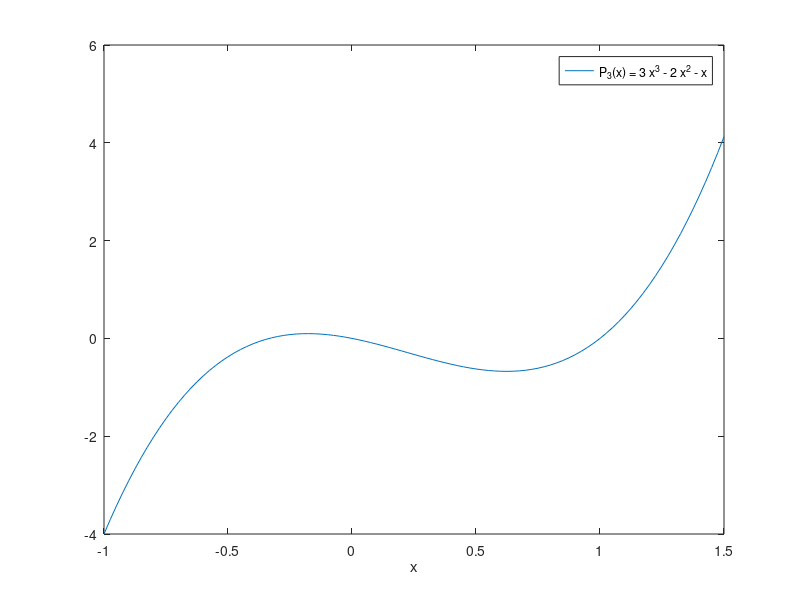
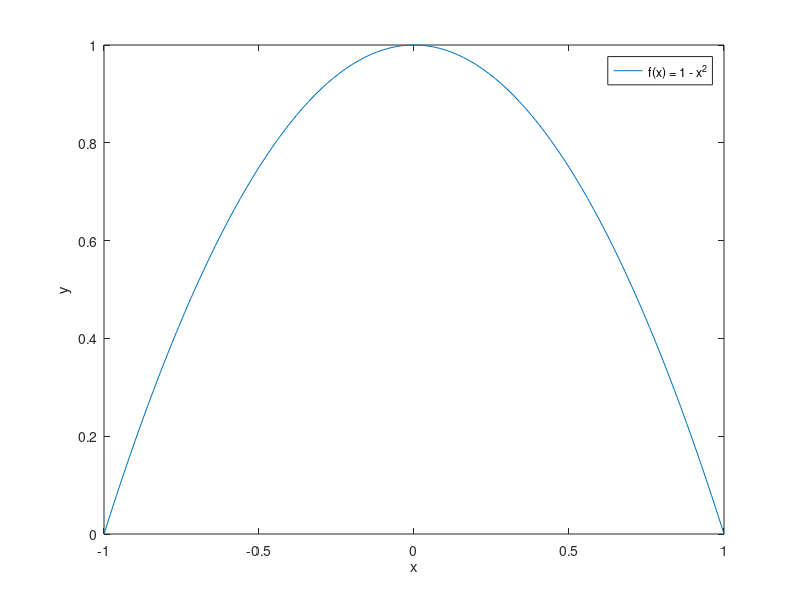
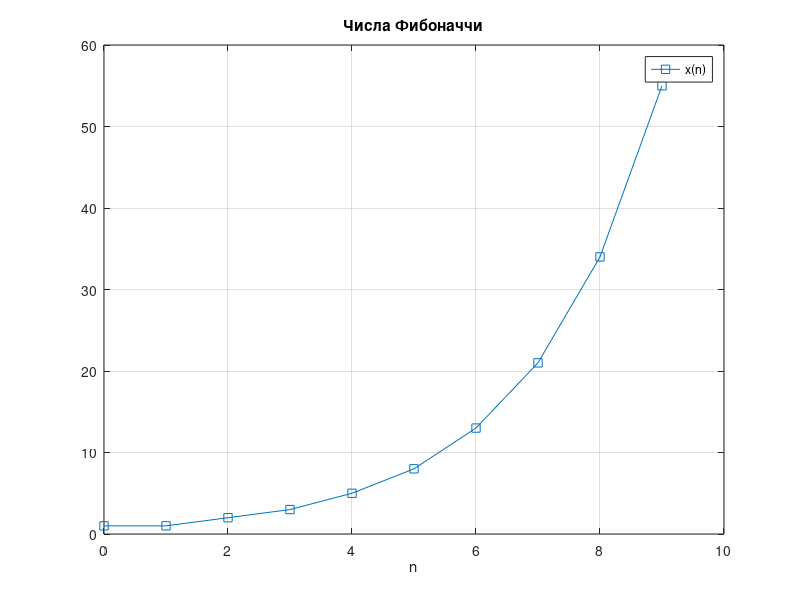
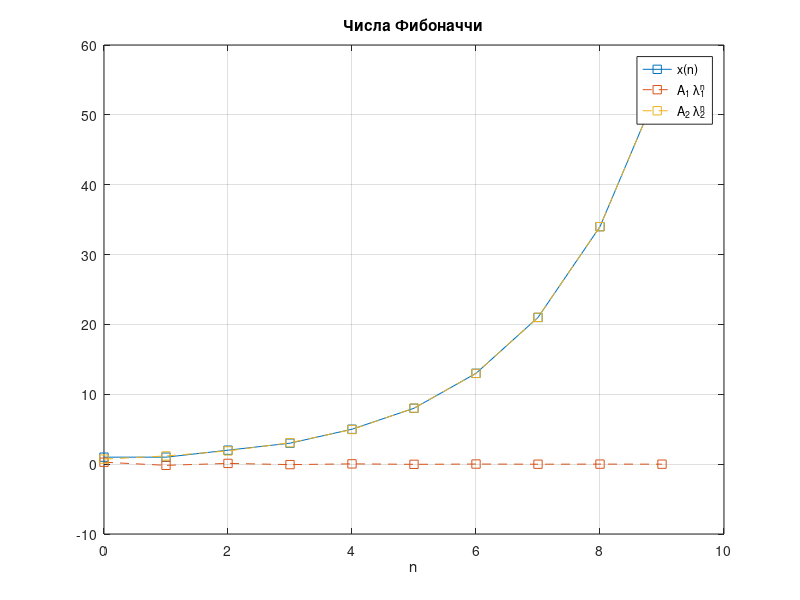

The MATLAB source for these figures, in order:
%% Введение в Matlab
% Семинар №1,
% 6 сентября 2023г.

%% Контакты
% *Шемендюк* Александр Андреевич , аспирант _Университета Лозанны_
% 
% |email| : alex.shemendyuk@gmail.com
% 
% |Smart LMS| : <https://edu.hse.ru/course/view.php?id=162488>
% 
% |GitHub|: <https://github.com/AlexShem/advanced_calculus_2023>

%% Установка Матлаба
% 
% Информация по *установке* Матлаба для студентов НИУ ВШЭ доступна по ссылке:
% <https://matlabsupport.ru/>
% 
% *Шпаргалки* (CheatSheats) по Матлабу: 
% <https://hub.exponenta.ru/post/shpargalka-po-bazovym-funktsiyam-matlab414 на русском>, 
% <https://www.mathworks.com/matlabcentral/fileexchange/47533-cheatsheet-pdf на английском>.

%% Запуск и настройка
% Настройки Матлаба досупны в разделе Preferences.
% 
% <<../Figures/fig1_preferences_find.PNG>>
% 
% Самые практичные разделы: 
% 
% # *Display* : для удобного отображения окна с кодом
% # *Fonts* : для изменение размера шрифта
% 
% <<../Figures/fig2_preferences_suggested.PNG>>
% 
%% Переменные и операции над ними
% Создадим две переменные и проведем некоторые операции над ними.
a = 2; % Этот знак используется для комментариев
b = pi; % Число $\pi$

a + b
b/a
sqrt(a)
disp(a^5)

%% Вектора и матрицы
% 
% Вектора могут быть строками и столбцами

a = [1, 2, 3] % Вектор строка
b = [1; 4; 7] % Вектор столбец

%%
% Вектора можно создавать несколькими способами: 

a = 1:3;    % Вектор строка, элементы от 1 до 3 с шагом 1
b = 1:3:7;  % Вектор строка, элементы от 1 до 7 с шагом 3

%%
% Матрица задается похожим способом, используя |,| и |;| .

A = [1 3; 2, 4]

%%
% *Индексация* номеров элементов в Матлабе начинается *с 1* . Поэтому, чтобы
% "достать" 2ой элемент вектора |b|, мы пишем
b(2) % Должно быть равно 4

%%
% Другие варианты:
b(1:2) % С 1го по 2ой элементы вектора

%%
b([1, 3]) % Конкретно 1ый и 3ий элементы вектора

%%
b([true, false, true]) % Логический вектор должен быть такого же размера, что и сам вектор b

%%
% Для матриц появляется второй аргумент для индексации. Вытащим элемент
% матрицы |A|
A
%%
% который стоит на 2ой строке на 1ом столбце
A(2, 1)
%%
A(1, :) % 1ая строка, все столбцы
%%
A(:, 2) % все строки, 2ой столбец
%%
A(1, 1:2) % 1ая сторка, столбцы с 1го по 2ой

%% Удаление переменных
% Используйте команду |clear| , чтобы удалить все переменные из рабочего
% пространства ( _Workspace_ ).
whos    % Отобразяться все доступные переменные
clear   % или можно: clear all
whos    % Переменных больше нет, отображаться нечему

%% 
% Команда |clc| очищает коммандное окно ( _Command Window_ )
clc

%% Комплексные числа
% *Инициализация* комплексных чисел
z_1 = complex(2, 3) % Re(z_1) = 2, Im(z_1) = 3
z_2 = 3 + 4i
z_3 = 2*exp(1i * pi/3)

%%
% *Модуль* и *аргумент* комплексного числа

% num2str(z) -- трансформирует число z в формат "строка"
disp(['Модуль z_3: ' num2str(abs(z_3))])
disp(['Аргумент z_3: ' num2str(angle(z_3))])
disp(['pi/3 = ' num2str(pi/3)])

%% График произвольной функции
% Требуется построить график заданной функции $f(x)$ (пусть она непрерывна на
% множестве $X$).
% 
% В таких случаях мы таким же образом создаем сетку на множестве $X$ и
% вычисляем значения функции $f(x)$ в этих точках.
%
% Рассмотрим функцию $f(x) = 1 - x^2$ на отрезке $[-1, 1]$.

x = linspace(-1, 1, 101);
f = 1 - x.^2;

figure(2);
plot(x, f);
xlabel('x'); ylabel('y');
legend('f(x) = 1 - x^2');

%% График многочлена
% Пусть задан многочлен степени $n$
% 
% $$P_n(x) = p_n x^n + p_{n-1} x^{n-1} + \ldots + p_1 x + p_0,$$
% 
% где $a_1 \neq 0$, см.
% <https://ch.mathworks.com/help/matlab/math/create-and-evaluate-polynomials.html создание и вычисление многочленов>.
% Необходимо построить его график на заднном сегменте $X \subset R$.
% 
% Рассмотрим $P_3(x) = 3 x^3 - 2 x^2 - x$ на отрезке $X = [-1, 1.5]$. Для
% этого создадим равномерную сетку |х| (т.е. с постоянным шагом) от -1 до
% 1.5 используя
% <https://www.mathworks.com/help/releases/R2020b/matlab/ref/linspace.html
% linspace>, и вычислим значения многочлена в каждой из этих точек с
% помощью <https://www.mathworks.com/help/releases/R2020b/matlab/ref/polyval.html polyval>.

p = [3 -2 -1 0];                % задаем коэффициенты многочлена
x = linspace(-1, 1.5, 101);     % linspace(from, to, num_of_points)
P = polyval(p, x);              % polyval(polynomial, at_what_points)

figure(1);      % Открываем окно, в котором будем рисовать график
plot(x, P);     % Рисуем линию
xlabel('x');    % Подпись к оси ОХ
legend('P_3(x) = 3 x^3 - 2 x^2 - x'); % Добавляем легенду

%%
% *Замечание:* коэффициенты многочлена могут быть комплексные. Найдем корни
% многочлена $P_2(z) = z^2 -2i z + 3$ с помощью функции 
% <https://www.mathworks.com/help/releases/R2020b/matlab/ref/roots.html roots>.
p = [1 -2i 3];
z = roots(p)
sum(z)  % Сумма всех элементов
prod(z) % Произведение всех элементов

%% Числа Фибоначчи
% *Числа Фибоначчи* задаются реккурентным соотношением
% 
% $$x_{n+2} = x_{n+1} + x_{n}$$
% 
% и начальными условиями $x_0 = 1, \, x_1 = 1$ для $n = 0, 1, 2, \ldots$.
% 
% Построим график для первых 10 её членов.

N = 10;             % Итоговое количество членов последовательности
n = N - 1;          % Индекс n из формулы выше
x = nan(N, 1);      % Вектор столбец размера n, заполненный NaN (Not a Number)
x(1) = 1; x(2) = 1;
x(1:2) = 1;         % Аналогичный вариант присваивания

% Считаем 3, 4, ... члены последовательности по очереди
for i = 3 : N
    x(i) = x(i-1) + x(i-2);
end

figure(3);
plot(0:n, x, '-s');
grid on;                    % Добавим сетку на графике
xlabel('n');
legend('x(n)');
title('Числа Фибоначчи');   % Добавим заголовок к графику

%%
% Решение такого уравнения есть
% 
% $$x_n = A_1 \lambda_1^n + A_2 \lambda_2^n,$$
% 
% или же
% 
% $$x_n = \frac{5-\sqrt{5}}{10} \, \left(\frac{1 - \sqrt{5}}{2}\right)^n + \frac{5+\sqrt{5}}{10} \, \left(\frac{1 + \sqrt{5}}{2}\right)^n$$
% 
% Добавим на график эти два слагаемых

lam1 = .5*(1 - sqrt(5));
lam2 = .5*(1 + sqrt(5));
A1 = (5 - sqrt(5))/10;
A2 = (5 + sqrt(5))/10;

figure(4);
plot(0:n, x, '-s');
grid on;        % Добавим сетку на графике
xlabel('n');
hold on;        % Зафиксируем линии, которые уже построены
plot(0:n, A1*lam1.^(0:n), '--s');
plot(0:n, A2*lam2.^(0:n), '--s');
hold off;       % Уберем фиксацию
legend('x(n)', 'A_1 \lambda_1^n', 'A_2 \lambda_2^n');
title('Числа Фибоначчи');

